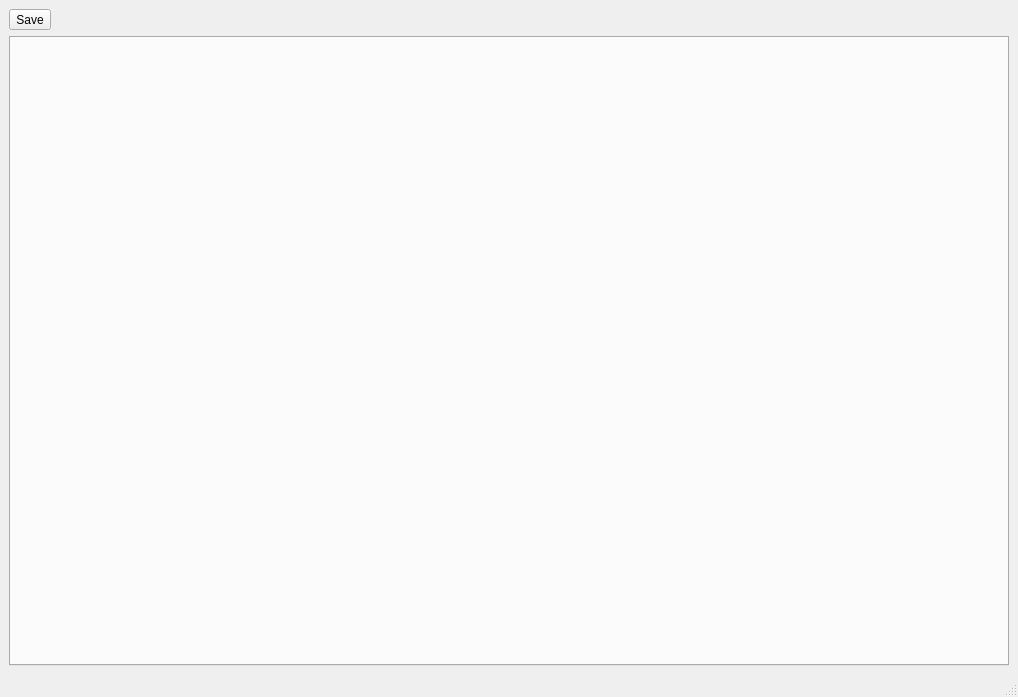
<?xml version="1.0" encoding="UTF-8"?>
<ui version="4.0">
 <class>MainWindow</class>
 <widget class="QMainWindow" name="MainWindow">
  <property name="geometry">
   <rect>
    <x>0</x>
    <y>0</y>
    <width>1018</width>
    <height>697</height>
   </rect>
  </property>
  <property name="windowTitle">
   <string>Configurator</string>
  </property>
  <widget class="QWidget" name="centralwidget">
   <layout class="QGridLayout" name="gridLayout">
    <item row="1" column="0">
     <widget class="QTabWidget" name="tabWidget">
      <property name="currentIndex">
       <number>-1</number>
      </property>
     </widget>
    </item>
    <item row="0" column="0">
     <widget class="QToolButton" name="saveButton">
      <property name="text">
       <string>Save</string>
      </property>
     </widget>
    </item>
   </layout>
  </widget>
  <widget class="QMenuBar" name="menubar">
   <property name="geometry">
    <rect>
     <x>0</x>
     <y>0</y>
     <width>1018</width>
     <height>26</height>
    </rect>
   </property>
  </widget>
  <widget class="QStatusBar" name="statusbar"/>
 </widget>
 <resources/>
 <connections/>
</ui>
